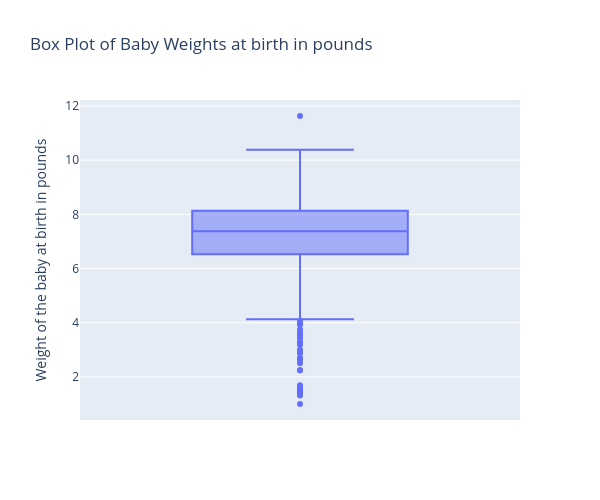

Write notebook code for a chart like this one.
### Markdown cell above
The box plot indicates that pregnancy length is roughly symmetric. The median pregnancy length is 39 weeks, with the middle 50% of lengths ranging from about 38 weeks (Q1) to 40 weeks (Q3). There are two high-length outliers above the upper whisker of 43 weeks, and 11 low-length outliers below the lower fence of 35 weeks, indicating there are a few pregnancies that must last longer and shorter than the rest.

### Code cell
fig = px.box(
    df,
    y="weight",
    title="Box Plot of Baby Weights at birth in pounds",
    labels={"weight": "Weight of the baby at birth in pounds"},
    width=600,
    height=500
)

fig.show()

### Figure 1 — Plotly figure (JSON) as saved in the notebook; plotly's stock layout.template omitted (floating-point values rounded to 4 significant figures; data arrays with more than 128 entries replaced by an {"elided": "..."} marker saying what was removed)
{"data": [{"alignmentgroup": "True", "hovertemplate": "Weight of the baby at birth in pounds=%{y}<extra></extra>", "legendgroup": "", "marker": {"color": "#636efa"}, "name": "", "notched": false, "offsetgroup": "", "orientation": "v", "showlegend": false, "type": "box", "x0": " ", "xaxis": "x", "y": {"elided": "800 float values"}, "y0": " ", "yaxis": "y"}], "layout": {"boxmode": "group", "height": 500, "legend": {"tracegroupgap": 0}, "title": {"text": "Box Plot of Baby Weights at birth in pounds"}, "width": 600, "xaxis": {"anchor": "y", "autorange": true, "domain": [0, 1], "range": [-0.5, 0.5], "type": "category"}, "yaxis": {"anchor": "x", "autorange": true, "domain": [0, 1], "range": [0.4094, 12.22], "title": {"text": "Weight of the baby at birth in pounds"}, "type": "linear"}}}
